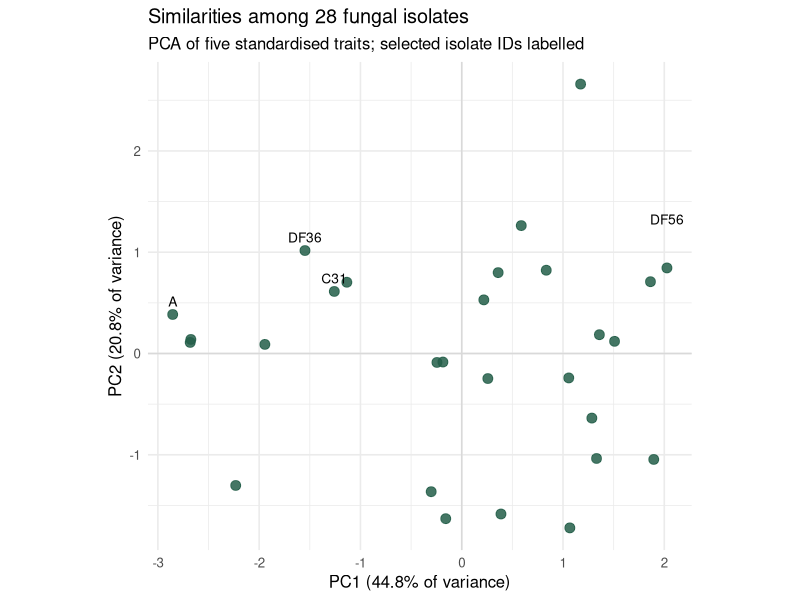
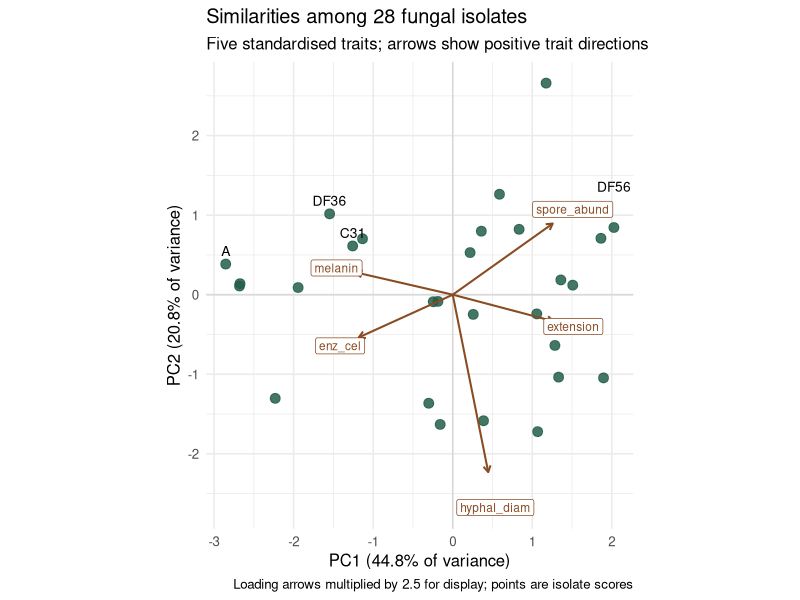
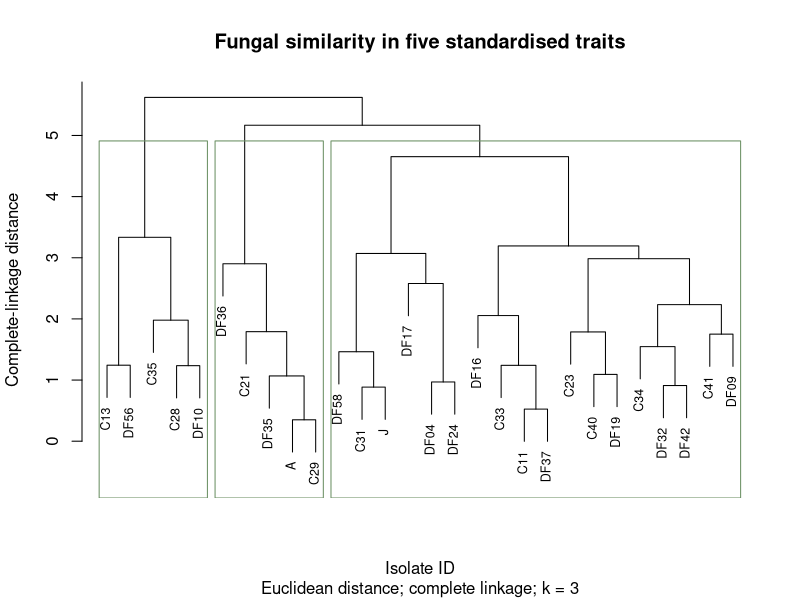
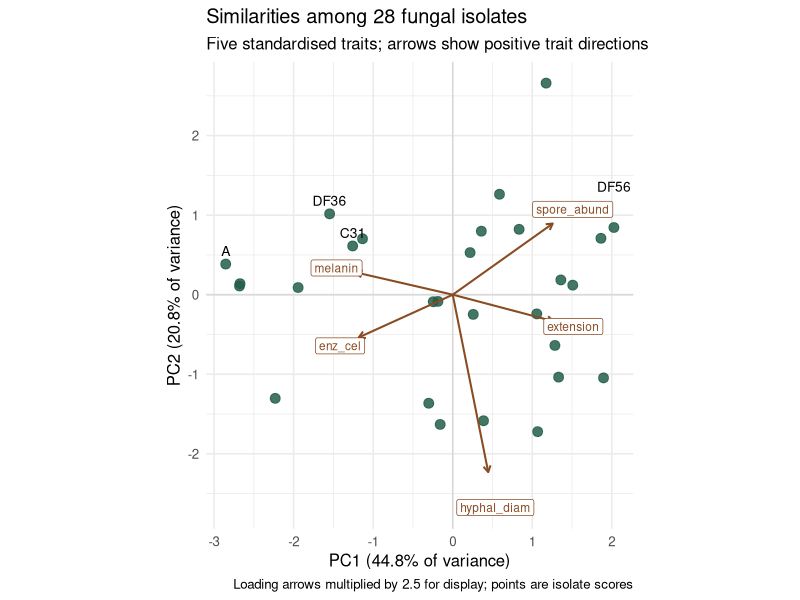
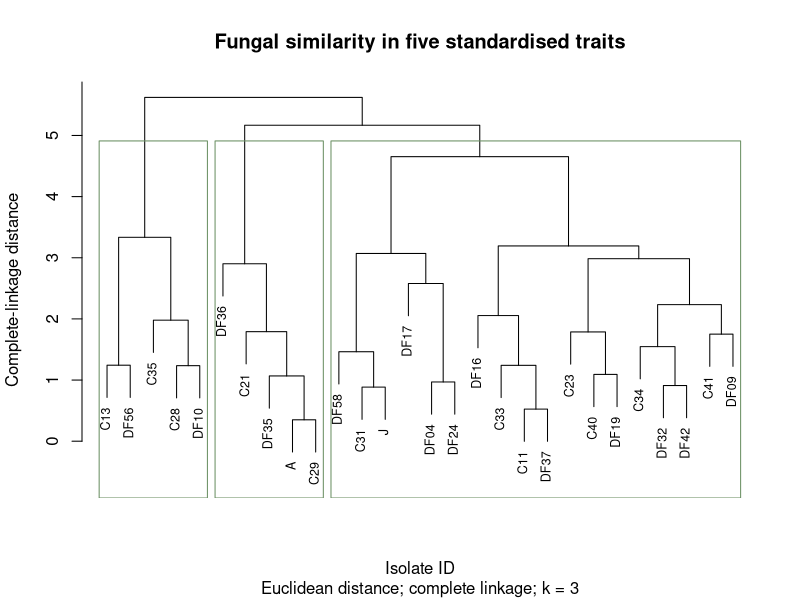

Here is the R script that generated these plots, in order:
library(ggplot2)
file.exists("Fungal_traits_day3.csv")
fungi <- read.csv("Fungal_traits_day3.csv")
output_dir <- file.path("outputs", "guided")

dim(fungi)
head(fungi)
trait_names <- c("extension", "melanin", "enz_cel", "spore_abund", "hyphal_diam")
trait_data <- fungi[, trait_names]
str(trait_data)
summary(trait_data)

colSums(is.na(trait_data))

keep <- complete.cases(trait_data)
excluded_ids <- fungi$strainID[!keep]
excluded_ids
sum(keep)

fungi_complete <- fungi[keep, ]
trait_matrix <- fungi_complete[, trait_names]
rownames(trait_matrix) <- fungi_complete$strainID
dim(trait_matrix)

trait_scaled <- scale(trait_matrix)

round(colMeans(trait_scaled), 6)
apply(trait_scaled, 2, sd)

pca_result <- prcomp(trait_scaled, center = FALSE, scale. = FALSE)
summary(pca_result)

variance_percent <- 100 * pca_result$sdev^2 / sum(pca_result$sdev^2)
variance_table <- data.frame(
  PC = paste0("PC", seq_along(variance_percent)),
  percent = variance_percent
)
variance_table
sum(variance_percent[1:2])

scores <- data.frame(
  strainID = fungi_complete$strainID,
  Species = fungi_complete$Species,
  PC1 = pca_result$x[, 1],
  PC2 = pca_result$x[, 2]
)
head(scores)

label_data <- scores[scores$strainID %in% c("A", "DF56", "C31", "DF36"), ]

pca_plot <- ggplot(scores, aes(x = PC1, y = PC2)) +
  geom_hline(yintercept = 0, colour = "grey85") +
  geom_vline(xintercept = 0, colour = "grey85") +
  geom_point(size = 3, colour = "#245e49", alpha = 0.85) +
  geom_text(data = label_data, aes(label = strainID),
            nudge_y = ifelse(label_data$strainID == "DF56", 0.35, 0),
            vjust = -0.8, size = 3.5) +
  coord_equal() +
  labs(
    x = paste0("PC1 (", round(variance_percent[1], 1), "% of variance)"),
    y = paste0("PC2 (", round(variance_percent[2], 1), "% of variance)"),
    title = paste("Similarities among", nrow(scores), "fungal isolates"),
    subtitle = "PCA of five standardised traits; selected isolate IDs labelled"
  ) +
  theme_minimal(base_size = 12)
pca_plot



loadings <- pca_result$rotation[, 1:2]
round(loadings, 2)

arrow_multiplier <- 2.5
trait_arrows <- data.frame(
  trait = rownames(loadings),
  PC1 = loadings[, 1] * arrow_multiplier,
  PC2 = loadings[, 2] * arrow_multiplier
)

pca_plot <- pca_plot +
  geom_segment(
    data = trait_arrows,
    aes(x = 0, y = 0, xend = PC1, yend = PC2),
    inherit.aes = FALSE,
    arrow = grid::arrow(length = grid::unit(0.18, "cm")),
    colour = "#884b24", linewidth = 0.7
  ) +
  geom_label(
    data = trait_arrows,
    aes(x = PC1 * 1.2, y = PC2 * 1.2, label = trait),
    inherit.aes = FALSE,
    colour = "#884b24", fill = "white", size = 3
  ) +
  labs(subtitle = "Five standardised traits; arrows show positive trait directions",
       caption = "Loading arrows multiplied by 2.5 for display; points are isolate scores")
pca_plot



trait_distances <- dist(trait_scaled, method = "euclidean")
cluster_tree <- hclust(trait_distances, method = "complete")
groups_k3 <- cutree(cluster_tree, k = 3)
table(groups_k3)

plot(cluster_tree, labels = fungi_complete$strainID,
     main = "Fungal similarity in five standardised traits",
     xlab = "Isolate ID", sub = "Euclidean distance; complete linkage; k = 3",
     ylab = "Complete-linkage distance", cex = 0.75)
rect.hclust(cluster_tree, k = 3, border = "#6a8f62")

cluster_profiles <- aggregate(
  as.data.frame(trait_scaled),
  by = list(cluster = factor(groups_k3)),
  FUN = mean
)
cluster_profiles





dir.create(output_dir, recursive = TRUE, showWarnings = FALSE)

scores_export <- data.frame(
  strainID = fungi_complete$strainID,
  Species = fungi_complete$Species,
  pca_result$x,
  cluster_k3 = groups_k3
)
loadings_export <- data.frame(trait = rownames(loadings), loadings)

write.csv(data.frame(trait = trait_names), file.path(output_dir, "Day3_selected_traits.csv"), row.names = FALSE)

write.csv(scores_export, file.path(output_dir, "Day3_PCA_scores_and_clusters.csv"), row.names = FALSE)
write.csv(loadings_export, file.path(output_dir, "Day3_PC1_PC2_loadings.csv"), row.names = FALSE)
write.csv(variance_table, file.path(output_dir, "Day3_variance_explained.csv"), row.names = FALSE)
write.csv(cluster_profiles, file.path(output_dir, "Day3_cluster_profiles_scaled.csv"), row.names = FALSE)
write.csv(fungi_complete, file.path(output_dir, "Day3_retained_trait_records.csv"), row.names = FALSE)
write.csv(data.frame(strainID = excluded_ids), file.path(output_dir, "Day3_excluded_isolates.csv"), row.names = FALSE)

ggsave(file.path(output_dir, "Day3_PCA.png"), plot = pca_plot, width = 7.5, height = 5.5, dpi = 300, bg = "white")

png(file.path(output_dir, "Day3_dendrogram.png"), width = 2400, height = 1500, res = 300)
plot(cluster_tree, labels = fungi_complete$strainID,
     main = "Fungal similarity in five standardised traits",
     xlab = "Isolate ID", sub = "Euclidean distance; complete linkage; k = 3",
     ylab = "Complete-linkage distance", cex = 0.75)
rect.hclust(cluster_tree, k = 3, border = "#6a8f62")
dev.off()
